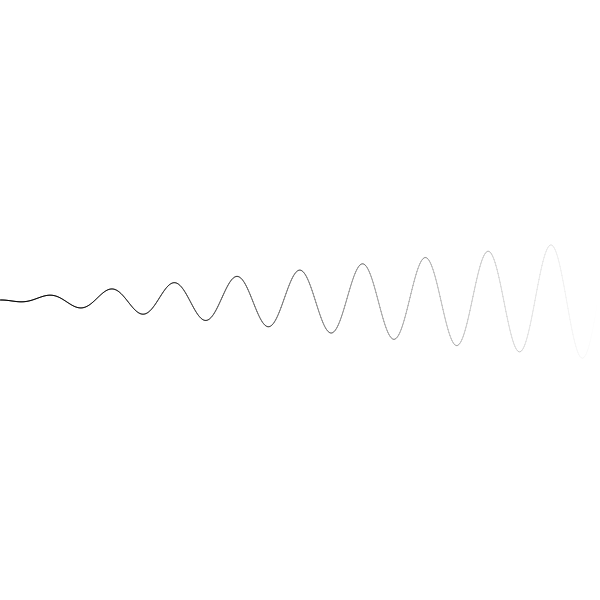
Frame 1 (no input)
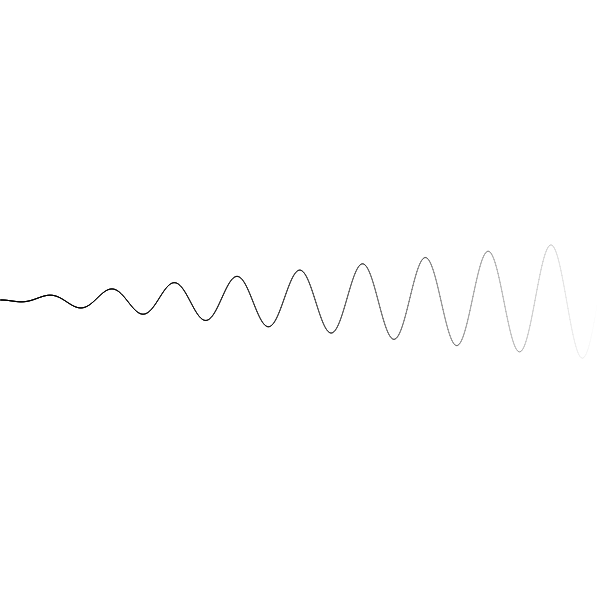
Frame 2 (the mouse pressed at the canvas centre, redrawn once)

The p5.js sketch that drew these frames (run headless with seeded random() and noise() and a simulated clock; the mouse was pressed at the canvas centre and the sketch redrawn once):

// p5.js sketch
// ── sketch.js
var y0, x1, y1, x2, y2;

function setup() {
  createCanvas(600, 600);
  angleMode(RADIANS);
  noLoop();

  y0 = [];
  x1 = [];
  y1 = [];
  x2 = [];
  y2 = [];
}

function draw() {
  for (let i = 0; i < 600; i++) {
    y0[i] = height / 2;

    if (i === 0) {
      y1[i] = y0;
      x1[i] = 0;
    } else {
      y1[i] = y1[i - 1];
      x1[i] = x1[i - 1];
    }

    stroke(`rgba(0, 0, 0, ${(1 / width) * (width - x1[i])})`);
    const amplitude = i / 10;

    x2[i] = x1[i] + 1;
    y2[i] = amplitude * sin(i / 10) + y0[i];

    line(x1[i], y1[i], x2[i], y2[i]);

    x1[i] = x2[i];
    y1[i] = y2[i];
  }
}
